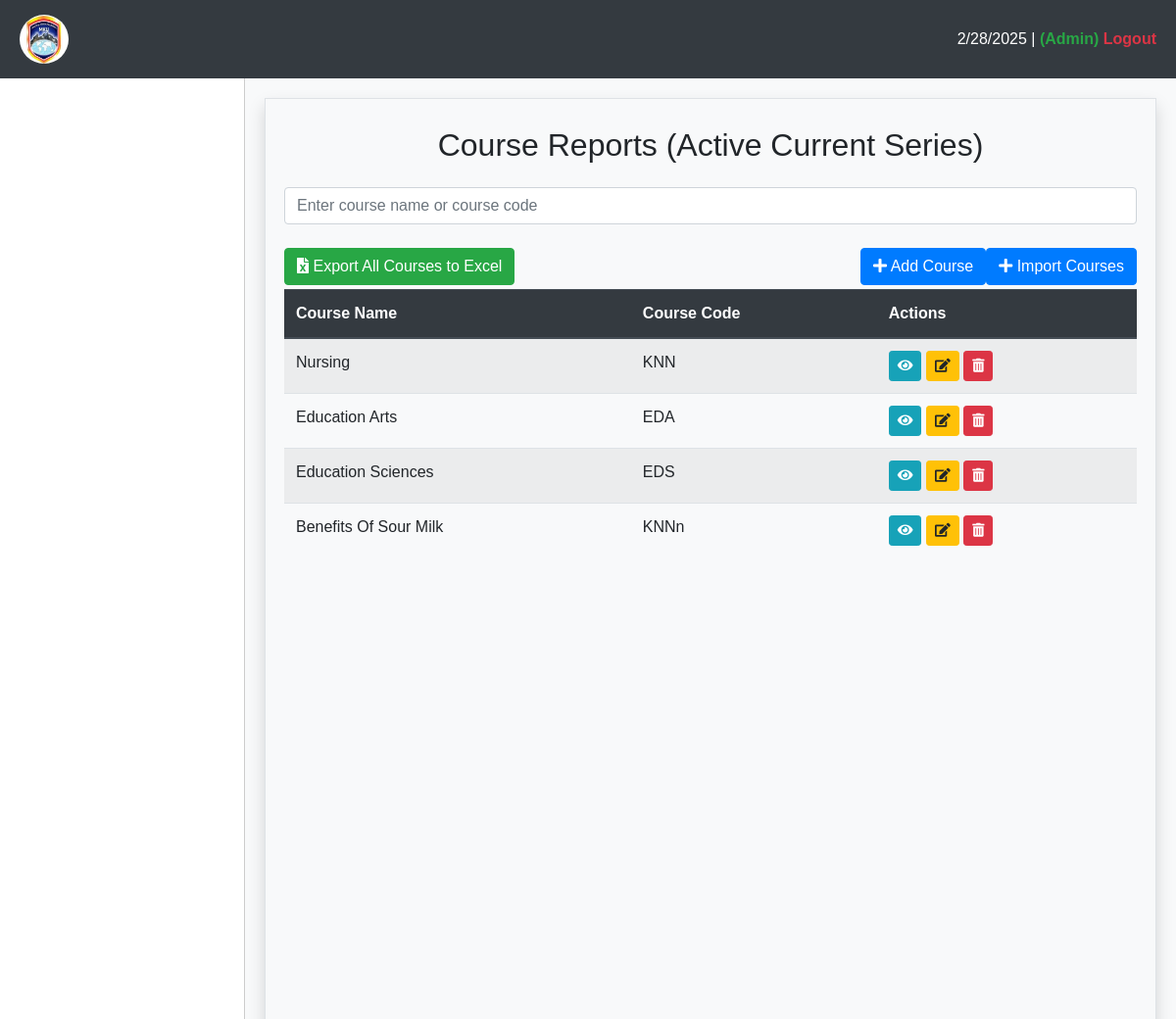
Screenshot of /base/courses/ with the database file from the repository.
### reports/models.py (models this page shows, shortened)
class Course(models.Model):
    course_code = models.CharField(max_length=20, null=True, unique=True)
    course_name = models.CharField(max_length=200, null=True)
    updated = models.DateTimeField(auto_now=True, null=True)
    created = models.DateTimeField(auto_now_add=True, null=True)

### base/views.py (the view)
# urls.py: path('courses/', views.courses_all, name='admin-courses-url'),
def courses_all(request):
    courses = Course.objects.all()
    return render(request, "base/course_units/courses.html", {"courses": courses})

### reports/context_processors.py (called while the page is built, shortened)
def remaining_days(request):
    if request.user.is_authenticated:
        try:
            series = Series.objects.get(is_active=True)
            today = datetime.today().date()
            end_date = series.end_date
            remaining = abs((end_date - today).days)
            return {"remaining": remaining}
        except Series.DoesNotExist:
            return {"remaining": 0}
    else:
        return {"remaining": 0}

def unit_count(request):
    if request.user.is_authenticated:
        return {"unit_count": Unit.objects.count()}
    else:
        return {"unit_count": 0}

def student_count(request):
    if request.user.is_authenticated:
        return {"student_count": StudentExam.objects.count()}
    else:
        return {"student_count": 0}

def course_count(request):
    if request.user.is_authenticated:
        return {"course_count": Course.objects.count()}
    else:
        return {"course_count": 0}

    def process_request(self, request):
        try:
            series = Series.objects.get(is_active=True)
            today = datetime.today().date()
            end_date = series.end_date
            if today > end_date:
                series.is_active = False
                series.save()
        except Series.DoesNotExist:
            series = Series.objects.filter(is_active=False)
            today = datetime.today().date()
            for series in series:
                end_date = series.end_date
                if today < end_date or today == end_date:
                    series.is_active = True
                    series.save()
        return None

    def process_request(self, request):
        return None

    def __call__(self, request):
        user_agent = request.META.get('HTTP_USER_AGENT', '')
        if any(mobile in user_agent for mobile in self.MOBILE_USER_AGENTS):
            return HttpResponseForbidden("Access restricted to desktop users only.")
        return self.get_response(request)

    def process_request(self, request):
        otps = OTP.objects.filter(is_used=False)
        for otp in otps:
            expire_time = otp.expire_time
            if expire_time <= timezone.now():
                otp.is_used = True
                otp.save()
                otp.delete()
        return None

### templates/base/course_units/courses.html (shortened to what this page needs)
{% extends "base/main.html" %}
{% block content %}
<div class="container">
    <h2 class="text-center my-4">Course Reports (Active Current Series)</h2>
    <div class="search-bar mb-4">
        <div class="input-group">
            <input type="text" class="form-control" id="searchInput"
                placeholder="Enter course name or course code">
        </div>
    </div>
    <div class="mb-1">
        <a href="{% url 'admin-export-excel-course-url' %}" class="btn btn-success {% if courses|length == 0 %}disabled{% endif %}">
            <i class="fas fa-file-excel"></i> Export All Courses to Excel
        </a>
        <a href="{% url 'admin-import-courses-url' %}" class="btn btn-primary float-right">
            <i class="fas fa-plus"></i> Import Courses
        </a>
        <a href="{% url 'admin-add-course-url' %}" class="btn btn-primary float-right">
            <i class="fas fa-plus"></i> Add Course
        </a>
    </div>
    <table class="table table-striped table-hover course-list">
        <thead class="thead-dark">
            <tr>
                <th>Course Name</th>
                <th>Course Code</th>
                <th>Actions</th>
            </tr>
        </thead>
        <tbody id="courseTableBody">
            {% for course in courses %}
            <tr>
                <td class="text-capitalize">{{ course.course_name }}</td>
                <td>{{ course.course_code }}</td>
                <td>
                    <a href="{% url 'admin-course-detail-url' course.id %}" class="btn btn-info btn-sm">
                        <i class="fas fa-eye"></i>
                    </a>
                    <a href="{% url 'admin-edit-course-url' course.id %}" class="btn btn-warning btn-sm">
                        <i class="fas fa-edit"></i>
                    </a>
                    <button id="delete{{course.id}}" href="{% url 'admin-delete-course-url' course.id %}"
                        class="btn btn-danger btn-sm delete-btn">
                        <i class="fas fa-trash-alt"></i>
                    </button>
                </td>
            </tr>
            {% endfor %}
        </tbody>
    </table>
</div>
{% endblock %}

### static/base/css/main.css (style rules this page uses)
.table td { white-space: nowrap; overflow: hidden; text-overflow: ellipsis; }

### templates/base/main.html (style rules this page uses)
body, html { height: 100%; margin: 0; font-family: 'Arial', sans-serif; }

### rows the page displays
Course: course_name "Nursing", course_code "KNN"
Course: course_name "Education Arts", course_code "EDA"
Course: course_name "Education Sciences", course_code "EDS"
Course: course_name "Benefits Of Sour Milk", course_code "KNNn"
